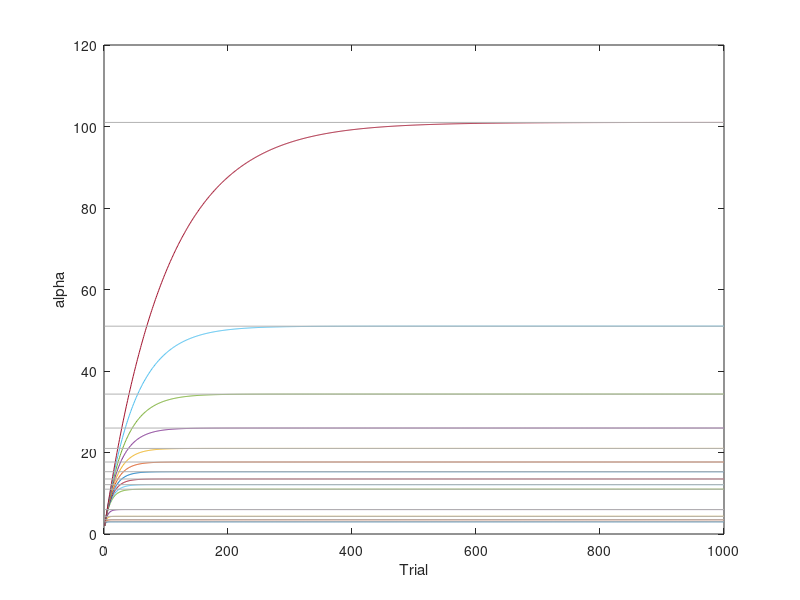

Reproduce this figure in MATLAB.
% script to demonstrate asymptotic behaviour of (alpha, beta) parameters of
% Beta distribution when we use decaying evidence
%
% 22/4/2022
% Mark Humphries

clearvars; close all

% set of decay values to check
gamma = [0.5:0.1:0.9 0.91:0.01:0.99];
T = 1000;  % number of sequential trials of the same outcome

% prior distribution parameters
alpha0 = 1;

t = 1:T;
alpha_iterative = zeros(numel(gamma),numel(t));
alpha_one_step = zeros(numel(gamma),1);
alpha_exact_asymptote = zeros(numel(gamma),1);

for iGamma = 1:numel(gamma)
    for iTimestep = t
        % iteratively sum decayed evidence
        % 1 is the evidence on trial t (x(t) = 1)
        alpha_iterative(iGamma,iTimestep) = alpha0 + sum(gamma(iGamma).^(iTimestep-(1:iTimestep))*1);
    end
    alpha_one_step(iGamma) = alpha0 + sum(gamma(iGamma).^(T-t)*1);  % sum of decayed evidence
    alpha_exact_asymptote(iGamma) = alpha0 + 1/(1-gamma(iGamma));  % asymptotic value of evidence sum
end

figure
plot(t,alpha_iterative); hold on
for iGamma = 1:numel(gamma)
    line([1 T],[alpha_exact_asymptote(iGamma) alpha_exact_asymptote(iGamma)],'Color',[0.7 0.7 0.7]);
end
xlabel('Trial');
ylabel('alpha')

